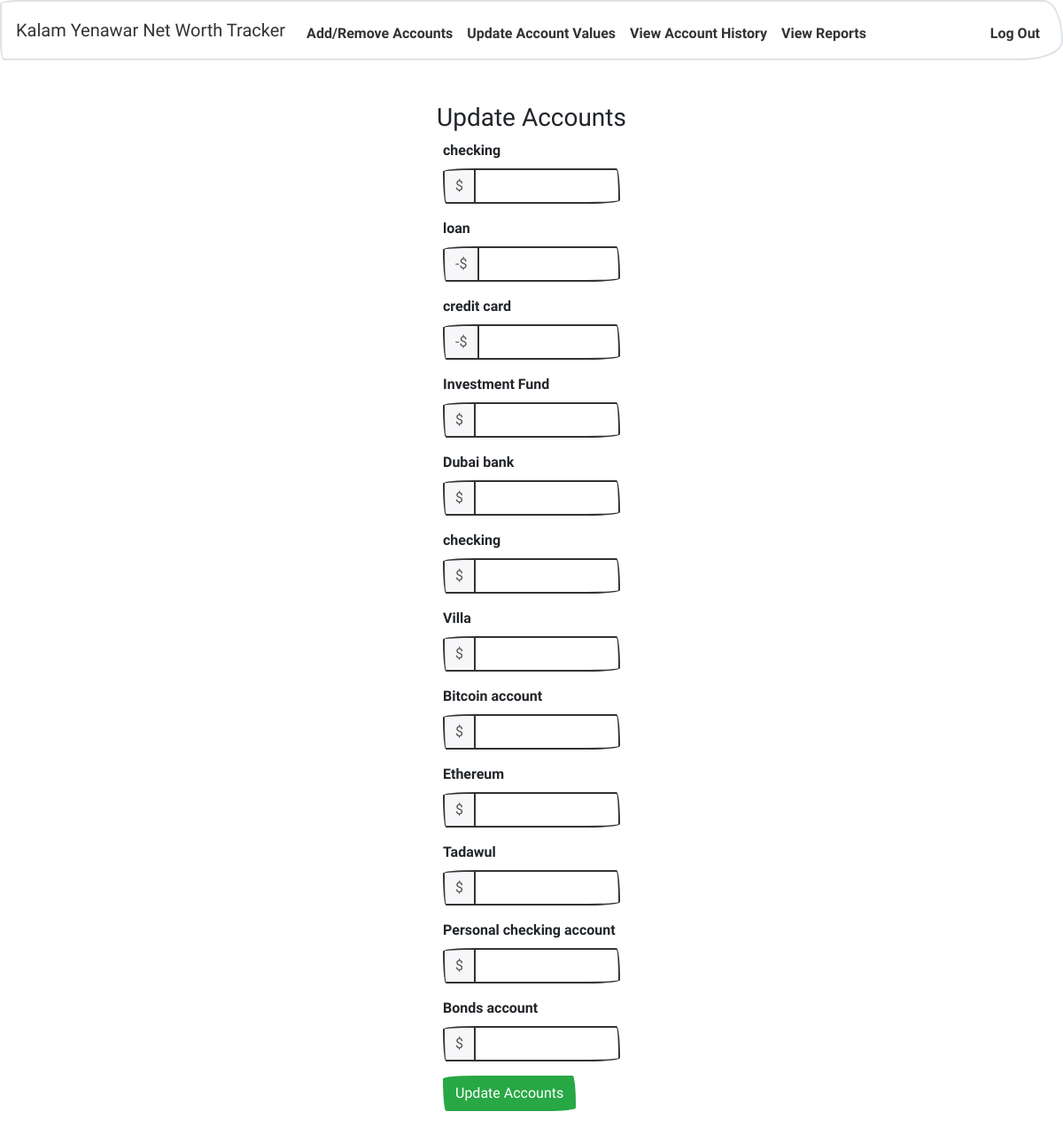
Page /update (signed in) on the earlier database version.
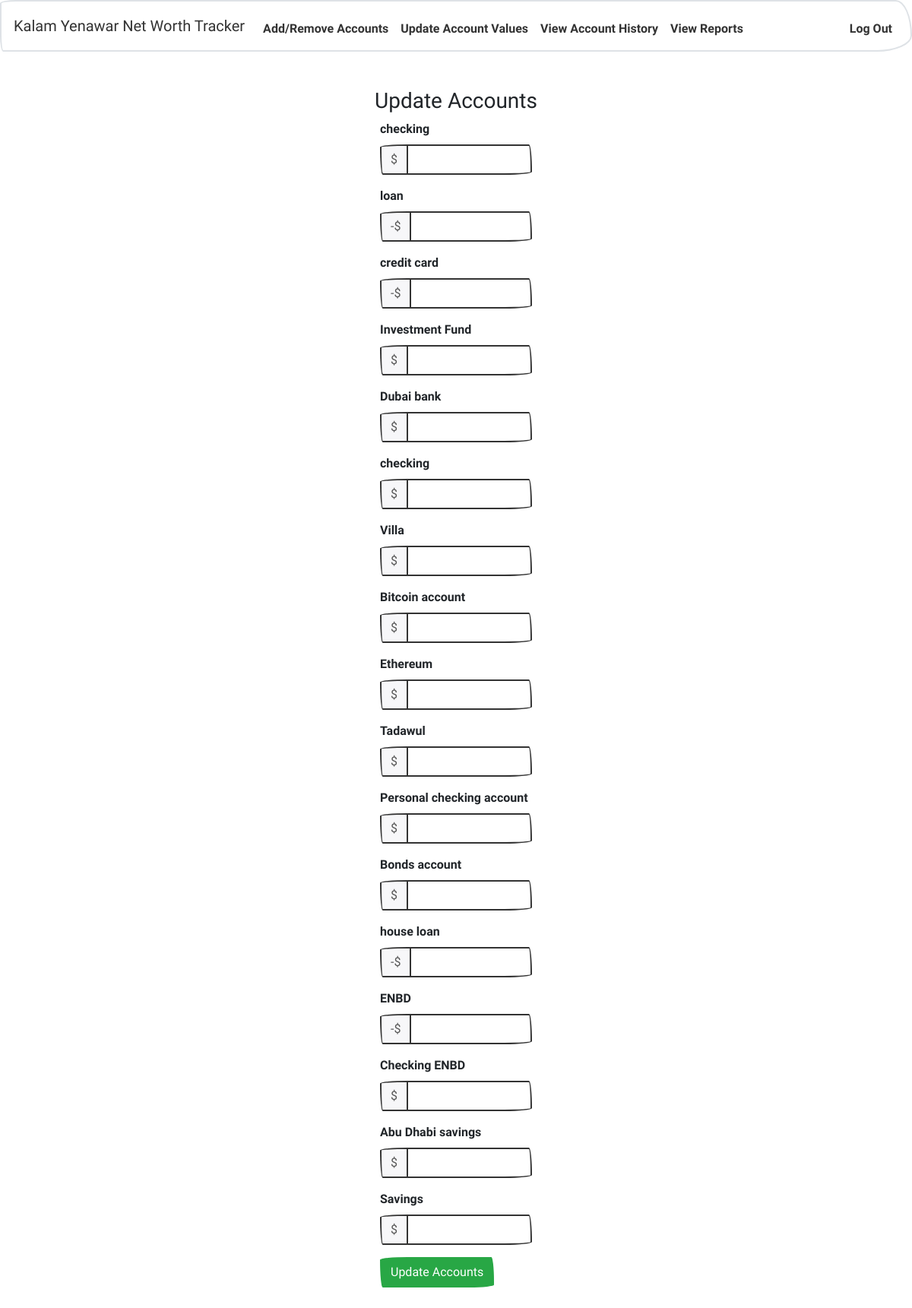
Same page on the later database version.
### tables this page shows
CREATE TABLE 'accounts' ('id' integer PRIMARY KEY AUTOINCREMENT NOT NULL, 'name' varchar(20) NOT NULL, 'userid' integer NOT NULL, 'value' real, 'type' varchar(20) NOT NULL, custodian varchar(255));

### application.py (the view)
@app.route("/update", methods=["GET", "POST"])
@login_required
def update():
    if request.method == "POST":
        user_id = session['user_id']
        accounts = db.execute("SELECT * FROM accounts WHERE userid = :user_id", user_id=user_id)
        networth = 0
        for account in accounts:
            if not request.form.get(account['name']):
                newvalue = account['value']
            else:
                newvalue = float(request.form.get(account['name']))
                if account['type'] == 'Credit' or account['type'] == 'Loan':
                    newvalue = newvalue * -1
                print("value for " + account['name'] + " is")
            print(newvalue)
            networth += float(newvalue)
            db.execute(
                'INSERT INTO "history" ("accountid","value","userid") VALUES (:accountid, :newvalue, :user_id)', accountid=account['id'], newvalue=newvalue, user_id=user_id)
            db.execute('UPDATE accounts SET value = :newvalue WHERE id = :accountid', newvalue=newvalue, accountid=account['id'])
        db.execute('INSERT INTO "networth" ("userid","value") VALUES (:user_id, :networth)', user_id=user_id, networth=networth)
        return redirect("/")
    else:
        user_id = session['user_id']
        accounts = db.execute("SELECT * FROM accounts WHERE userid = :user_id", user_id=user_id)
        return render_template("update.html", accounts=accounts)

### application.py (called while the page is built)
@app.after_request
def after_request(response):
    response.headers["Cache-Control"] = "no-cache, no-store, must-revalidate"
    response.headers["Expires"] = 0
    response.headers["Pragma"] = "no-cache"
    return response

### helpers.py (called while the page is built)
def login_required(f):
    @wraps(f)
    def decorated_function(*args, **kwargs):
        if session.get("user_id") is None:
            return redirect("/login")
        return f(*args, **kwargs)
    return decorated_function

### templates/update.html (shortened to what this page needs)
{% extends "layout.html" %}
{% block main %}
    <h3>Update Accounts</h3>
    <form action="/update" method="post">
        <div class="form-group">
            {% for row in accounts %}
            <div class="form-group">
                <label for="type">{{ row['name'] }}</label>
                <div class="form-group">
                    <div class="input-group mb-3">
                        <div class="input-group-prepend">
                            {% if row['type'] == 'Credit' or row['type'] == 'Loan' %}
                            <span class="input-group-text">-$</span>
                            {% else %}
                            <span class="input-group-text">$</span>
                            {% endif %}
                        </div>
                        <input name="{{ row['name'] }}" class="form-control" type="number" step="0.01">
                    </div>
                </div>
            </div>
            {% endfor %}
        </div>
        <div class="form-group">
            <button class="btn btn-success" type="submit">Update Accounts</button>
        </div>
    </form>
{% endblock %}

Differences in the rows shown:
added accounts: name "house loan"
added accounts: name "ENBD"
added accounts: name "Checking ENBD"
added accounts: name "Abu Dhabi savings"
added accounts: name "Savings"
